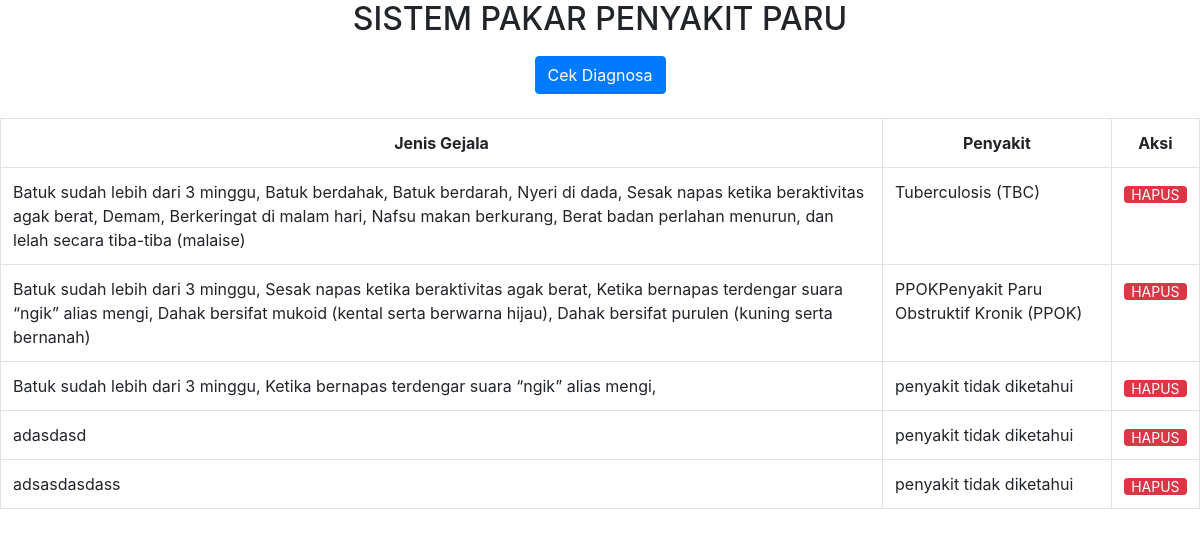
The page / on the database its author committed.
### tables this page shows
CREATE TABLE `keterangan` (
  `id` int(11) NOT NULL,
  `nama` varchar(255) NOT NULL
);

CREATE TABLE `penyakit` (
  `id` int(11) NOT NULL,
  `nama` varchar(255) NOT NULL
);

### index.php (the view, shortened to what this page needs)
<!DOCTYPE html>
<html lang="en">
<head>
    <link rel="stylesheet" href="bootstrap/css/bootstrap.min.css">
</head>
<body>
    <div align="center">
    <h2>SISTEM PAKAR PENYAKIT PARU</h2>
    <a href="cekkondisi.php" class="btn btn-primary">Cek Diagnosa</a>
    <br><br>
    <table class="table table-bordered" cellspacing="0" width="500px">
    <tr>
        <th>Jenis Gejala</th>
        <th>Penyakit</th>
        <th>Aksi</th>
    </tr>
    <?php
        include 'koneksi.php';
        $data = mysqli_query($koneksi,"SELECT * FROM keterangan");
        $p = mysqli_query($koneksi,"SELECT  nama FROM penyakit WHERE id = 1 " );
        $q = mysqli_query($koneksi,"SELECT  nama FROM penyakit WHERE id = 2" );
        $z = mysqli_query($koneksi,"SELECT  nama FROM penyakit WHERE id = 3" );
        $w = mysqli_query($koneksi,"SELECT  nama FROM penyakit WHERE id = 4" );
        $u = mysqli_query($koneksi,"SELECT  nama FROM penyakit WHERE id = 5" );
        $row = mysqli_fetch_array($p);
        $row2 = mysqli_fetch_array($q);
        $row3 = mysqli_fetch_array($z);
        $row4 = mysqli_fetch_array($w);
        $row5 = mysqli_fetch_array($u);
		while($d = mysqli_fetch_array($data)){
			?>
			<tr>
                <td><?php echo $d['nama'];
                ?></td>
                <td>
                    <?php  if($d['nama'] == "Batuk sudah lebih dari 3 minggu".","." Batuk berdahak".","." Batuk berdarah"
                    .","." Nyeri di dada".","." Sesak napas ketika beraktivitas agak berat".","." Demam".","
                    ." Berkeringat di malam hari".","." Nafsu makan berkurang".","." Berat badan perlahan menurun".","." dan lelah"." secara"
                    ." tiba-tiba"." (malaise)"){
                        echo $row['nama'];
                    }else if($d['nama'] == "Batuk sudah lebih dari 3 minggu".","." Sesak napas ketika beraktivitas agak berat".","." Ketika bernapas terdengar suara “ngik” alias mengi".","." Dahak bersifat mukoid (kental serta berwarna hijau)".
                    ","." Dahak bersifat purulen (kuning serta bernanah)" ){
                        echo $row2['nama'];
                    }else if($d['nama'] == "Batuk sudah lebih dari 3 minggu".","." Ketika bernapas terdengar suara “ngik” alias mengi".","." Dada terasa penuh/ketat (chest tightness)".","." Batuk timbul akibat paparan zat tertentu/aktivitas/gangguan emosi/virus".","." Batuk semakin parah pada malam hari".","." Ada riwayat keluarga yang mengidap asma"){
                        echo $row3['nama'];
                    }else if($d['nama'] == "Batuk sudah lebih dari 3 minggu".","." Batuk berdarah".","." Sesak napas ketika beraktivitas agak berat".","." Nafsu makan berkurang".","." Berat badan perlahan menurun".",".
                    " Pembengkakan di leher dan wajah".","." Sangat mudah lelah".","." Nyeri di dada/bahu/punggung".","." Suara parau (serak)"){
                        echo $row4['nama'];
                    }else if($d['nama'] == "Batuk berdahak".","." Batuk berdarah".","." Nyeri di dada".","." Sesak napas ketika beraktivitas agak berat".","." Demam".","." Dahak bersifat mukoid (kental serta berwarna hijau)".","." Dahak bersifat purulen (kuning serta bernanah)".","." Menggigil"){
                        echo $row5['nama'];
                    }
                    else{
                        echo "penyakit tidak diketahui";
                    }
                        ?>
                </td>
				<td>
					<a href="hapus.php?id=<?php echo $d['id']; ?>" type="button" class="btn btn-danger btn-xs" style="display: inline;" onclick=" return confirm('Hapus Data?')">HAPUS</a>
				</td>
			</tr>
			<?php
		}
		?>
    </table>
    </div>
</body>
</html>

### index.php (style rules this page uses)
.btn-xs > .btn, .btn-xs { padding: .25rem .4rem; font-size: .875rem; line-height: .5; border-radius: .2rem; }
th { text-align: center; }
.btn-primary { margin-top: 10px; }

### rows shown on the page
keterangan: nama "Batuk sudah lebih dari 3 minggu, Batuk berdahak, Batuk berdarah, Nyeri di dada, Sesak napas ketika beraktivitas agak berat, Demam, Berkeringat di malam hari, Nafsu makan berkurang, Berat badan perlahan menurun, dan lelah secara tiba-tiba (malaise)"
penyakit: nama "Tuberculosis (TBC)"
keterangan: nama "Batuk sudah lebih dari 3 minggu, Sesak napas ketika beraktivitas agak berat, Ketika bernapas terdengar suara “ngik” alias mengi, Dahak bersifat mukoid (kental serta berwarna hijau), Dahak bersifat purulen (kuning serta bernanah)"
penyakit: nama "PPOKPenyakit Paru Obstruktif Kronik (PPOK)"
keterangan: nama "Batuk sudah lebih dari 3 minggu, Ketika bernapas terdengar suara “ngik” alias mengi,", shows "penyakit tidak diketahui"
keterangan: nama "adasdasd", shows "penyakit tidak diketahui"
keterangan: nama "adsasdasdass", shows "penyakit tidak diketahui"
